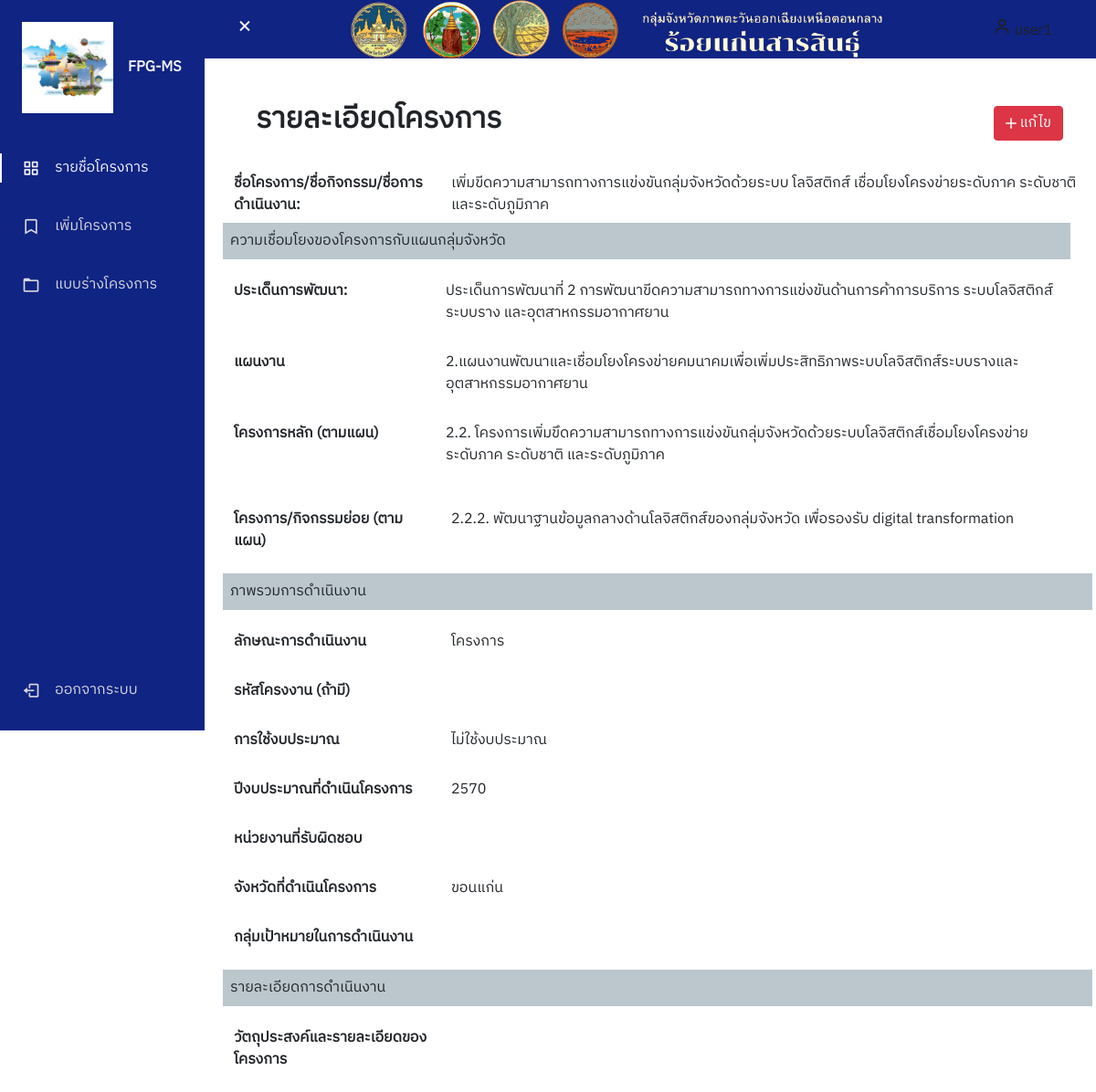
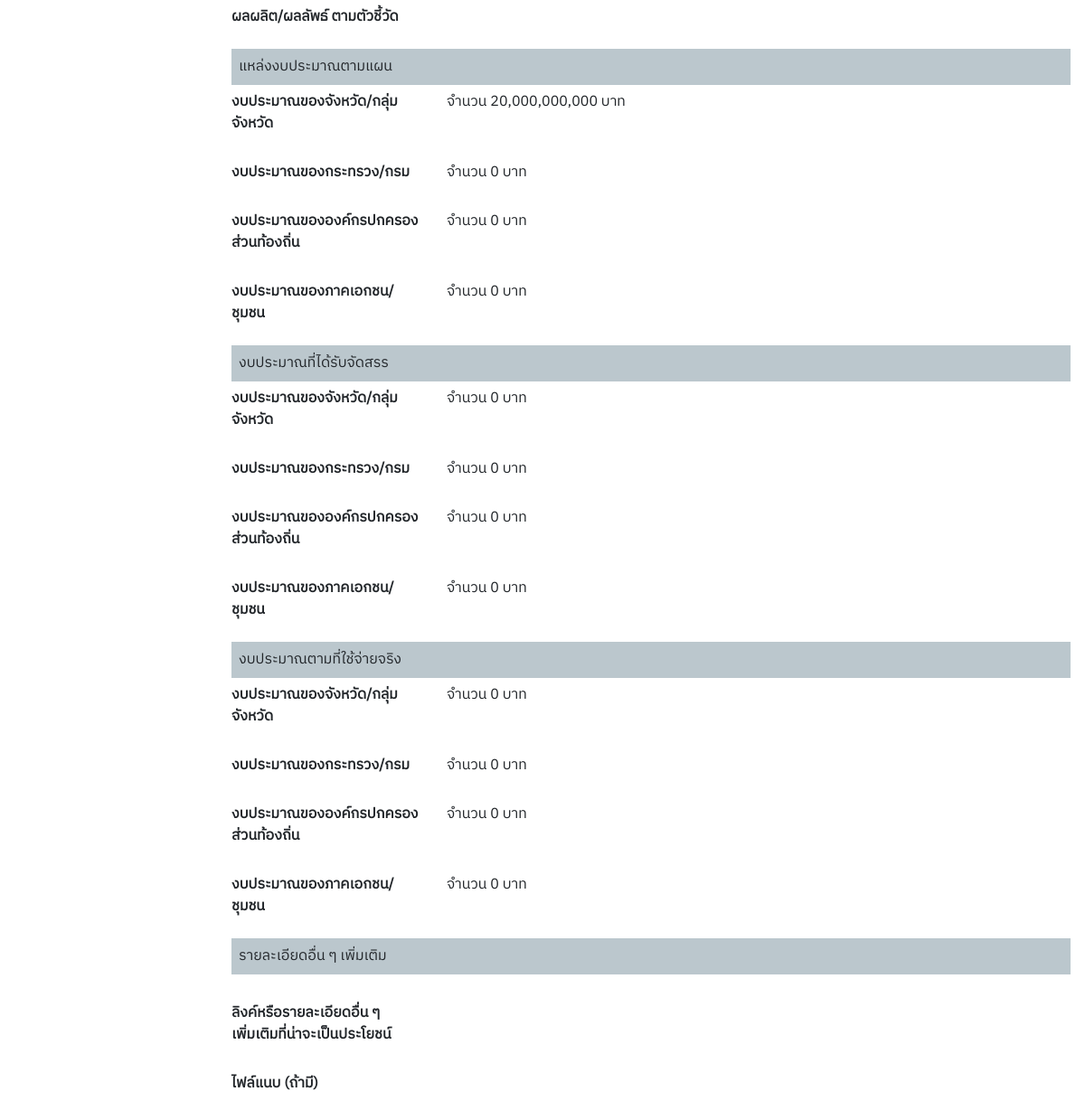
Page /index/detail.php?project_id=34 (signed in) on the committed database (2 pictures, top to bottom).
### tables this page shows
CREATE TABLE `project` (
  `project_id` int(11) NOT NULL,
  `project_name` varchar(1000) NOT NULL,
  `development_subject` int(11) DEFAULT NULL,
  `project_roadmap` int(11) DEFAULT NULL,
  `project_main` int(11) DEFAULT NULL,
  `project_sub` int(11) DEFAULT NULL,
  `operation_type` varchar(200) DEFAULT NULL,
  `project_code` varchar(100) DEFAULT NULL,
  `use_budget` varchar(200) DEFAULT NULL,
  `budget_year` varchar(200) DEFAULT NULL,
  `institution` varchar(1000) DEFAULT NULL,
  `province` varchar(100) DEFAULT NULL,
  `target_user` varchar(1000) DEFAULT NULL,
  `project_objective` varchar(2000) DEFAULT NULL,
  `project_result` varchar(2000) DEFAULT NULL,
  `project_additional` varchar(2000) DEFAULT NULL,
  `budget_province_plan` bigint(30) DEFAULT 0,
  `budget_province_receive` bigint(30) DEFAULT 0,
  `budget_province_use` bigint(30) DEFAULT 0,
  `budget_department_plan` bigint(30) DEFAULT 0,
  `budget_department_receive` bigint(30) DEFAULT 0,
  `budget_department_use` bigint(30) DEFAULT 0,
  `budget_local_plan` bigint(30) DEFAULT 0,
  `budget_local_receive` bigint(30) DEFAULT 0,
  `budget_local_use` bigint(30) DEFAULT 0,
  `budget_private_plan` bigint(30) DEFAULT 0,
  `budget_private_receive` bigint(30) DEFAULT 0,
  `budget_private_use` bigint(30) DEFAULT 0,
  `user_id` int(11) NOT NULL,
  `file_path` varchar(200) DEFAULT NULL
);

CREATE TABLE `development_subject` (
  `development_id` int(11) NOT NULL,
  `development_name` varchar(200) NOT NULL
);

CREATE TABLE `project_roadmap` (
  `project_roadmap_id` int(11) NOT NULL,
  `project_roadmap_name` varchar(200) NOT NULL,
  `development_id` int(11) NOT NULL
);

CREATE TABLE `project_main` (
  `project_main_id` int(11) NOT NULL,
  `project_main_name` varchar(200) NOT NULL,
  `project_roadmap_id` int(11) NOT NULL
);

CREATE TABLE `project_sub` (
  `project_sub_id` int(11) NOT NULL,
  `project_sub_name` varchar(200) NOT NULL,
  `project_main_id` int(11) NOT NULL
);

### index/detail.php (the view, shortened to what this page needs)
<!DOCTYPE html>
<html lang="en">
<head>
  <?php include "../connect.php" ?>
</head>
<body id="body-pd" class="body-pd">
  <?php
  $stmt = $pdo->prepare("SELECT *
  FROM project
  LEFT JOIN development_subject
  ON project.development_subject = development_subject.development_id
  LEFT JOIN project_roadmap
  ON project.project_roadmap = project_roadmap.project_roadmap_id
  LEFT JOIN project_main
  ON project.project_main = project_main.project_main_id
  LEFT JOIN project_sub
  ON project.project_sub = project_sub.project_sub_id
  WHERE project_id = ?");
  $stmt->bindParam(1, $_GET["project_id"]);
  $stmt->execute();
  ?>
  <header class="header body-pd" id="header">
    <div class="header_toggle"> <i class='bx bx-menu bx-x' id="header-toggle"></i> </div>
    <div><img src="/img/111-removebg-preview.png" width="600"></div>
    <a class="nav-link" active aria-current="page" style="color:#212121"><span><i class='bx bx-user nav_icon'></i> <?php
                                                                                                                    echo $_COOKIE["user_name"]; ?></span></a>
  </header>
  <div class="l-navbar show" id="nav-bar">
    <nav class="nav">
      <div> <a href="dashboard.php" class="nav_logo"> <img src="../assets/logo.png" height="100px" width="100px "><span class="nav_logo-name">FPG-MS</span> </a>
        <div class="nav_list">
          <a href="dashboard.php" class="nav_link active"> <i class='bx bx-grid-alt nav_icon'></i> <span class="nav_name">รายชื่อโครงการ</span> </a>
          <a href="add_project.php" class="nav_link"> <i class='bx bx-bookmark nav_icon'></i> <span class="nav_name">เพิ่มโครงการ</span> </a>
          <a href="model.php" class="nav_link"> <i class='bx bx-folder nav_icon'></i> <span class="nav_name">แบบร่างโครงการ</span> </a>
        </div>
      </div>
      <a href="../login/index.php" class="nav_link"> <i class='bx bx-log-out nav_icon'></i> <span class="nav_name">ออกจากระบบ</span> </a>
    </nav>
  </div>
  <div class="height-100 py-5">
    <?php $row = $stmt->fetch()  ?>
    <div id="main" class="bd-main order-1">
      <div class="bd-intro ps-lg-4">
        <div class="d-md-flex flex-md-row-reverse align-items-center justify-content-between">
          <?php if ($_COOKIE['user_id'] == $row['user_id']) { ?>
            <a class="btn btn-danger" href="edit_project.php?project_id=<?= $row["project_id"] ?>?from=detail" title="edit" rel="noopener" style="margin-right: 20px;"><svg xmlns="http://www.w3.org/2000/svg" width="12" height="12" fill="currentColor" class="bi bi-plus-lg" viewBox="0 0 16 16">
                <path d="M8 0a1 1 0 0 1 1 1v6h6a1 1 0 1 1 0 2H9v6a1 1 0 1 1-2 0V9H1a1 1 0 0 1 0-2h6V1a1 1 0 0 1 1-1z" />
              </svg> แก้ไข </a>
          <?php } else { ?>
            <div></div>
          <?php } ?>
          <h2 class="bd-title" id="content" style="font-weight: bold;">รายละเอียดโครงการ</h2>
        </div>
      </div>
      <br>
      <div class="w-100 bd-highlight">
        <div class="row mb-3">
          <label for="project_code" class="col-sm-3 col-form-label" style="font-weight: bold;">ชื่อโครงการ/ชื่อกิจกรรม/ชื่อการดำเนินงาน:</label>
          <div class="col-sm-9 col-form-label">
            <?= $row["project_name"] ?>
          </div>
          <div class="row mb-3">
            <div class="-flex p-2 bd-highlight" style="background-color: #bbc7cd;">
              <label>ความเชื่อมโยงของโครงการกับแผนกลุ่มจังหวัด
              </label>
            </div>
          </div>
          <div class="row mb-3">
            <label for="project_code" class="col-sm-3 col-form-label" style="font-weight: bold;">ประเด็นการพัฒนา: </label>
            <div class="col-sm-9 col-form-label">
              <?= $row["development_name"] ?>
            </div>
          </div>
          <div class="row mb-3">
            <label for="project_code" class="col-sm-3 col-form-label" style="font-weight: bold;">แผนงาน</label>
            <div class="col-sm-9 col-form-label">
              <?= $row["project_roadmap_name"] ?>
            </div>
          </div>
          <div class="row mb-3">
            <label for="project_code" class="col-sm-3 col-form-label" style="font-weight: bold;">โครงการหลัก (ตามแผน)</label>
            <div class="col-sm-9 col-form-label">
              <?= $row["project_main_name"] ?>
            </div>
          </div>
        </div>
        <div class="row mb-3">
          <label for="project_code" class="col-sm-3 col-form-label" style="font-weight: bold;">โครงการ/กิจกรรมย่อย (ตามแผน)</label>
          <div class="col-sm-9 col-form-label">
            <?= $row["project_sub_name"] ?>
          </div>
        </div>
        <div class="row mb-3">
          <div class="-flex p-2 bd-highlight" style="background-color: #bbc7cd;">
            <label>ภาพรวมการดำเนินงาน</label>
          </div>
        </div>
        <div class="row mb-3">
          <label for="project_code" class="col-sm-3 col-form-label" style="font-weight: bold;">ลักษณะการดำเนินงาน</label>
          <div class="col-sm-9 col-form-label">
            <?= $row["operation_type"] ?>
          </div>
        </div>
        <div class="row mb-3">
          <label for="project_code" class="col-sm-3 col-form-label" style="font-weight: bold;">รหัสโครงงาน (ถ้ามี)</label>
          <div class="col-sm-9 col-form-label">
          </div>
        </div>
        <div class="row mb-3">
          <label for="project_code" class="col-sm-3 col-form-label" style="font-weight: bold;">การใช้งบประมาณ</label>
          <div class="col-sm-9 col-form-label">
            <?= $row["use_budget"] ?>
          </div>
        </div>
        <div class="row mb-3">
          <label for="project_code" class="col-sm-3 col-form-label" style="font-weight: bold;">ปีงบประมาณที่ดำเนินโครงการ</label>
          <div class="col-sm-9 col-form-label">
            <?= $row["budget_year"] ?>
          </div>
        </div>
        <div class="row mb-3">
          <label for="project_code" class="col-sm-3 col-form-label" style="font-weight: bold;">หน่วยงานที่รับผิดชอบ</label>
          <div class="col-sm-9 col-form-label">
          </div>
        </div>
        <div class="row mb-3">
          <label for="project_code" class="col-sm-3 col-form-label" style="font-weight: bold;">จังหวัดที่ดำเนินโครงการ</label>
          <div class="col-sm-9 col-form-label">
            <?= $row["province"] ?>
          </div>
        </div>
        <div class="row mb-3">
          <label for="project_code" class="col-sm-3 col-form-label" style="font-weight: bold;">กลุ่มเป้าหมายในการดำเนินงาน</label>
          <div class="col-sm-9 col-form-label">
          </div>
        </div>
        <div class="row mb-3">
          <div class="-flex p-2 bd-highlight" style="background-color: #bbc7cd;">
            <label>รายละเอียดการดำเนินงาน</label>
          </div>
        </div>
        <div class="row mb-3">
          <label for="project_code" class="col-sm-3 col-form-label" style="font-weight: bold;">วัตถุประสงค์และรายละเอียดของโครงการ</label>
          <div class="col-sm-9 col-form-label">
          </div>
        </div>
        <div class="row mb-3">
          <label for="project_code" class="col-sm-3 col-form-label" style="font-weight: bold;">ผลผลิต/ผลลัพธ์ ตามตัวชี้วัด</label>
          <div class="col-sm-9 col-form-label">
          </div>
        </div>
        <div>
          <div class="-flex p-2 bd-highlight" style="background-color: #bbc7cd;">
            <label>แหล่งงบประมาณตามแผน</label>
          </div>
          <div class="row mb-3">
            <label for="project_code" class="col-sm-3 col-form-label" style="font-weight: bold;">งบประมาณของจังหวัด/กลุ่มจังหวัด</label>
            <div class="col-sm-9 col-form-label">
              จำนวน <?= ($row["budget_province_plan"] == '') ? "0" : number_format($row["budget_province_plan"]) ?> บาท
            </div>
          </div>
          <div class="row mb-3">
            <label for="project_code" class="col-sm-3 col-form-label" style="font-weight: bold;">งบประมาณของกระทรวง/กรม</label>
            <div class="col-sm-9 col-form-label">
              จำนวน <?= ($row["budget_department_plan"] == '') ? "0" : number_format($row["budget_department_plan"]) ?> บาท
            </div>
          </div>
          <div class="row mb-3">
            <label for="project_code" class="col-sm-3 col-form-label" style="font-weight: bold;">งบประมาณขององค์กรปกครองส่วนท้องถิ่น</label>
            <div class="col-sm-9 col-form-label">
              จำนวน <?= ($row["budget_local_plan"] == '') ? "0" : number_format($row["budget_local_plan"]) ?> บาท
            </div>
          </div>
          <div class="row mb-3">
            <label for="project_code" class="col-sm-3 col-form-label" style="font-weight: bold;">งบประมาณของภาคเอกชน/ชุมชน</label>
            <div class="col-sm-9 col-form-label">
              จำนวน <?= ($row["budget_private_plan"] == '') ? "0" : number_format($row["budget_private_plan"]) ?> บาท
            </div>
          </div>
          <div class="-flex p-2 bd-highlight" style="background-color: #bbc7cd;">
            <label>งบประมาณที่ได้รับจัดสรร</label>
          </div>
          <div class="row mb-3">
            <label for="project_code" class="col-sm-3 col-form-label" style="font-weight: bold;">งบประมาณของจังหวัด/กลุ่มจังหวัด</label>
            <div class="col-sm-9 col-form-label">
              จำนวน <?= ($row["budget_province_receive"] == '') ? "0" : number_format($row["budget_province_receive"]) ?> บาท
            </div>
          </div>
          <div class="row mb-3">
            <label for="project_code" class="col-sm-3 col-form-label" style="font-weight: bold;">งบประมาณของกระทรวง/กรม</label>
            <div class="col-sm-9 col-form-label">
              จำนวน <?= ($row["budget_department_receive"] == '') ? "0" : number_format($row["budget_department_receive"]) ?> บาท
            </div>
          </div>
          <div class="row mb-3">
            <label for="project_code" class="col-sm-3 col-form-label" style="font-weight: bold;">งบประมาณขององค์กรปกครองส่วนท้องถิ่น</label>
            <div class="col-sm-9 col-form-label">
              จำนวน <?= ($row["budget_local_receive"] == '') ? "0" : number_format($row["budget_local_receive"]) ?> บาท
            </div>
          </div>
          <div class="row mb-3">
            <label for="project_code" class="col-sm-3 col-form-label" style="font-weight: bold;">งบประมาณของภาคเอกชน/ชุมชน</label>
            <div class="col-sm-9 col-form-label">
              จำนวน <?= ($row["budget_private_receive"] == '') ? "0" : number_format($row["budget_private_receive"]) ?> บาท
            </div>
          </div>
          <div class="-flex p-2 bd-highlight" style="background-color: #bbc7cd;">
            <label>งบประมาณตามที่ใช้จ่ายจริง</label>
          </div>
          <div class="row mb-3">
            <label for="project_code" class="col-sm-3 col-form-label" style="font-weight: bold;">งบประมาณของจังหวัด/กลุ่มจังหวัด</label>
            <div class="col-sm-9 col-form-label">
              จำนวน <?= ($row["budget_province_use"] == '') ? "0" : number_format($row["budget_province_use"]) ?> บาท
            </div>
          </div>
          <div class="row mb-3">
            <label for="project_code" class="col-sm-3 col-form-label" style="font-weight: bold;">งบประมาณของกระทรวง/กรม</label>
            <div class="col-sm-9 col-form-label">
              จำนวน <?= ($row["budget_department_use"] == '') ? "0" : number_format($row["budget_department_use"]) ?> บาท
            </div>
          </div>
          <div class="row mb-3">
            <label for="project_code" class="col-sm-3 col-form-label" style="font-weight: bold;">งบประมาณขององค์กรปกครองส่วนท้องถิ่น</label>
            <div class="col-sm-9 col-form-label">
              จำนวน <?= ($row["budget_local_use"] == '') ? "0" : number_format($row["budget_local_use"]) ?> บาท
            </div>
          </div>
          <div class="row mb-3">
            <label for="project_code" class="col-sm-3 col-form-label" style="font-weight: bold;">งบประมาณของภาคเอกชน/ชุมชน</label>
            <div class="col-sm-9 col-form-label">
              จำนวน <?= ($row["budget_private_use"] == '') ? "0" : number_format($row["budget_private_use"]) ?> บาท
            </div>
          </div>
          <div class="-flex p-2 bd-highlight" style="background-color: #bbc7cd;">
            <label>รายละเอียดอื่น ๆ เพิ่มเติม</label>
          </div><br>
          <div class="row mb-3">
            <label for="project_code" class="col-sm-3 col-form-label" style="font-weight: bold;">ลิงค์หรือรายละเอียดอื่น ๆ <br>เพิ่มเติมที่น่าจะเป็นประโยชน์</label>
            <div class="col-sm-9 col-form-label">
            </div>
          </div>
          <div class="row mb-3">
            <label for="project_code" class="col-sm-3 col-form-label" style="font-weight: bold;">ไฟล์แนบ (ถ้ามี)</label>
            <div class="col-sm-9 col-form-label">
            </div>
          </div>
        </div>
      </div>
    </div>
</body>
</html>

### rows in the picture
project: project_name "เพิ่มขีดความสามารถทางการแข่งขันกลุ่มจังหวัดด้วยระบบ โลจิสติกส์ เชื่อมโยงโครงข่ายระดับภาค ระดับชาติ และระดับภูมิภาค", development_subject.development_name "ประเด็นการพัฒนาที่ 2 การพัฒนาขีดความสามารถทางการแข่งขันด้านการค้าการบริการ ระบบโลจิสติกส์ระบบราง และอุตสาหกรรมอากาศยาน", project_roadmap.project_roadmap_name "2.แผนงานพัฒนาและเชื่อมโยงโครงข่ายคมนาคมเพื่อเพิ่มประสิทธิภาพระบบโลจิสติกส์ระบบรางและอุตสาหกรรมอากาศยาน", project_main.project_main_name "2.2. โครงการเพิ่มขึดความสามารถทางการแข่งขันกลุ่มจังหวัดด้วยระบบโลจิสติกส์เชื่อมโยงโครงข่ายระดับภาค ระดับชาติ และระดับภูมิภาค", project_sub.project_sub_name "2.2.2. พัฒนาฐานข้อมูลกลางด้านโลจิสติกส์ของกลุ่มจังหวัด เพื่อรองรับ digital transformation", operation_type "โครงการ", use_budget "ไม่ใช้งบประมาณ", budget_year "2570", province "ขอนแก่น", budget_province_plan "20,000,000,000", budget_department_plan "0", budget_local_plan "0", budget_private_plan "0", budget_province_receive "0", budget_department_receive "0", budget_local_receive "0", budget_private_receive "0", budget_province_use "0", budget_department_use "0", budget_local_use "0", budget_private_use "0"
